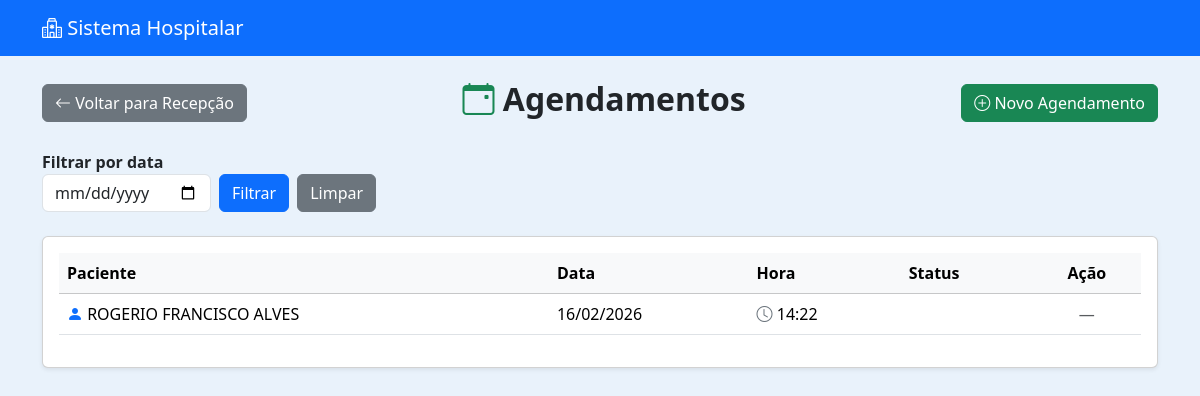
Page /recepcao/lista/ (signed in) on the earlier database version.
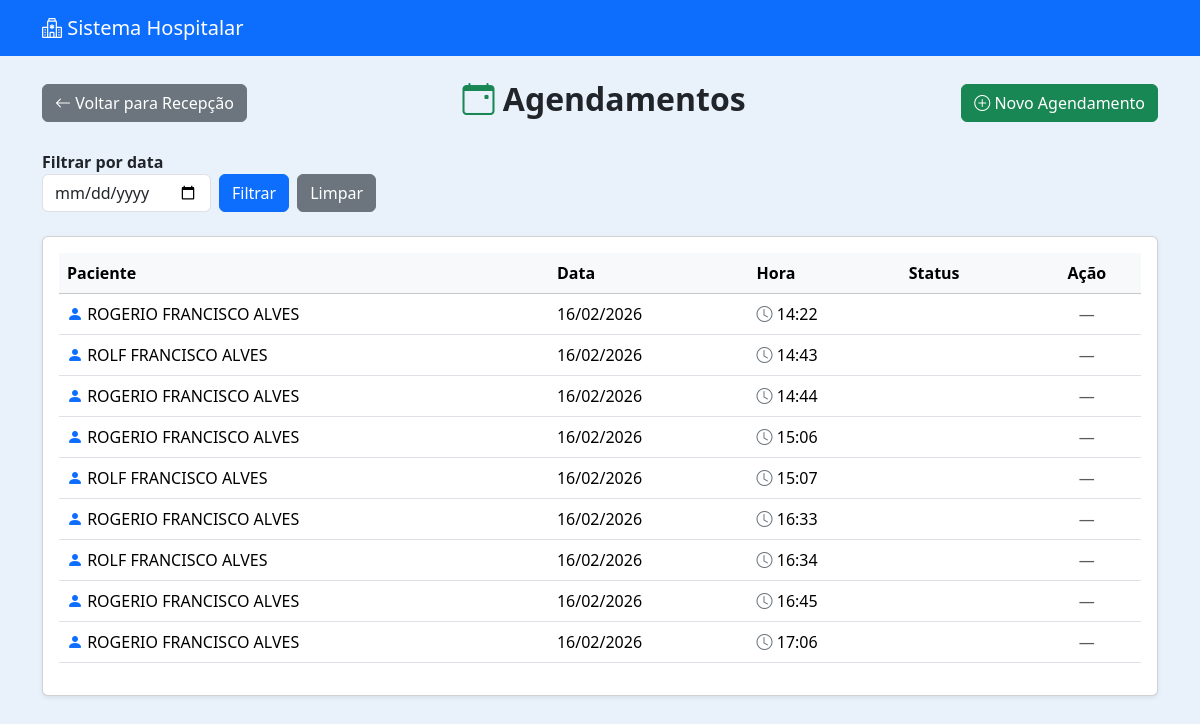
Same page on the later database version.
### recepcao/models.py (models this page shows, shortened)
class Agendamento(models.Model):
    STATUS_CHOICES = [
        ('AGENDADO', 'Agendado'),
        ('TRIAGEM', 'Em Triagem'),
        ('FINALIZADO', 'Finalizado'),
    ]
    paciente = models.ForeignKey(Paciente, on_delete=models.CASCADE)
    data = models.DateField()
    hora = models.TimeField()
    criado_por = models.ForeignKey(User, on_delete=models.SET_NULL, null=True)
    status = models.CharField(max_length=20, choices=STATUS_CHOICES, default='AGENDADO')
    criado_em = models.DateTimeField(auto_now_add=True)

### pacientes/models.py (models this page shows, shortened)
class Paciente(models.Model):
    nome = models.CharField(max_length=100)
    nome_social = models.CharField(max_length=100, blank=True, null=True)
    nome_mae = models.CharField(max_length=100)
    nome_pai = models.CharField(max_length=100, blank=True, null=True)
    cpf = models.CharField(
        max_length=14,
        unique=True,
        validators=[
            RegexValidator(
                r'^\d{3}\.\d{3}\.\d{3}-\d{2}$',
                'CPF inválido! Use XXX.XXX.XXX-XX'
            )
        ]
    )
    data_nascimento = models.DateField()
    SEXO_BIOLOGICO_CHOICES = [
        ('M', 'Masculino'),
        ('F', 'Feminino'),
        ('I', 'Intersexo'),
    ]
    sexo_biologico = models.CharField(max_length=1, choices=SEXO_BIOLOGICO_CHOICES)
    identidade_genero = models.CharField(max_length=50)
    orientacao_sexual = models.CharField(max_length=50)
    NACIONALIDADE_CHOICES = [
        ('BRASILEIRA', 'Brasileira'),
        ('ARGENTINA', 'Argentina'),
        ('BOLIVIANA', 'Boliviana'),
        ('CHILENA', 'Chilena'),
        ('COLOMBIANA', 'Colombiana'),
        ('PARAGUAIA', 'Paraguaia'),
        ('PERUANA', 'Peruana'),
        ('URUGUAIA', 'Uruguaia'),
        ('VENEZUELANA', 'Venezuelana'),
        ('OUTRA', 'Outra'),
    ]
    nacionalidade = models.CharField(
        max_length=20,
        choices=NACIONALIDADE_CHOICES,
        default='BRASILEIRA'
    )
    naturalidade = models.CharField(max_length=100)
    RACA_COR_CHOICES = [
        ('BRANCA', 'Branca'),
        ('PRETA', 'Preta'),
        ('PARDA', 'Parda'),
        ('AMARELA', 'Amarela'),
        ('INDIGENA', 'Indígena'),
    ]
    raca_cor = models.CharField(max_length=10, choices=RACA_COR_CHOICES)
    ESTADO_CIVIL_CHOICES = [
        ('SOLTEIRO', 'Solteiro(a)'),
        ('CASADO', 'Casado(a)'),
        ('DIVORCIADO', 'Divorciado(a)'),
        ('VIUVO', 'Viúvo(a)'),
        ('UNIAO_ESTAVEL', 'União Estável'),
    ]
    estado_civil = models.CharField(max_length=20, choices=ESTADO_CIVIL_CHOICES)
    ESCOLARIDADE_CHOICES = [
        ('SEM_INSTRUCAO', 'Sem instrução'),
        ('FUNDAMENTAL_INCOMPLETO', 'Fundamental incompleto'),
        ('FUNDAMENTAL_COMPLETO', 'Fundamental completo'),
        ('MEDIO_INCOMPLETO', 'Médio incompleto'),
        ('MEDIO_COMPLETO', 'Médio completo'),
        ('SUPERIOR_INCOMPLETO', 'Superior incompleto'),
        ('SUPERIOR_COMPLETO', 'Superior completo'),
        ('POS_GRADUACAO', 'Pós-graduação'),
        ('MESTRADO', 'Mestrado'),
        ('DOUTORADO', 'Doutorado'),
    ]
    escolaridade = models.CharField(max_length=30, choices=ESCOLARIDADE_CHOICES)
    profissao = models.CharField(max_length=50)
    rg = models.CharField(max_length=20)
    orgao_emissor = models.CharField(max_length=10)
    UF_CHOICES = [
        ('AC','AC'), ('AL','AL'), ('AP','AP'), ('AM','AM'),
        ('BA','BA'), ('CE','CE'), ('DF','DF'), ('ES','ES'),
        ('GO','GO'), ('MA','MA'), ('MT','MT'), ('MS','MS'),
        ('MG','MG'), ('PA','PA'), ('PB','PB'), ('PR','PR'),
        ('PE','PE'), ('PI','PI'), ('RJ','RJ'), ('RN','RN'),
        ('RS','RS'), ('RO','RO'), ('RR','RR'), ('SC','SC'),
        ('SP','SP'), ('SE','SE'), ('TO','TO'),
    ]
    uf_rg = models.CharField(max_length=2, choices=UF_CHOICES)
    cep = models.CharField(
        max_length=9,
        validators=[
            RegexValidator(
                r'^\d{5}-\d{3}$',
                'CEP inválido! Use XXXXX-XXX'
            )
        ]
    )
    endereco = models.CharField(max_length=100)
    numero = models.CharField(max_length=10)
    complemento = models.CharField(max_length=50, blank=True, null=True)
    bairro = models.CharField(max_length=50)
    municipio = models.CharField(max_length=50)
    uf = models.CharField(max_length=2, choices=UF_CHOICES)
    ZONA_CHOICES = [
        ('URBANA', 'Urbana'),
        ('RURAL', 'Rural'),
    ]
    zona = models.CharField(max_length=6, choices=ZONA_CHOICES)
    telefone_fixo = models.CharField(
        max_length=15,
        blank=True,
        null=True,
        validators=[
            RegexValidator(
                r'^\(\d{2}\)\s\d{4}-\d{4}$',
                'Telefone inválido! Use (XX) XXXX-XXXX'
            )
        ]
    )
    celular = models.CharField(
        max_length=15,
        validators=[
            RegexValidator(
                r'^\(\d{2}\)\s\d{5}-\d{4}$',
                'Celular inválido! Use (XX) XXXXX-XXXX'
            )
        ]
    )
    whatsapp = models.BooleanField(default=False)
    email = models.EmailField(blank=True, null=True)
    cartao_sus = models.CharField(max_length=18, blank=True, null=True)
    criado_por = models.ForeignKey(
        User,
        on_delete=models.SET_NULL,
        null=True,
        blank=True,
        related_name='pacientes_criados'
    )
    data_criacao = models.DateTimeField(default=timezone.now, editable=False)
    data_atualizacao = models.DateTimeField(auto_now=True)

### recepcao/views.py (the view)
# urls.py: path('lista/', views.lista_agendamentos, name='lista_agendamentos'),
@login_required
def lista_agendamentos(request):
    agendamentos = Agendamento.objects.all().order_by('-data', 'hora')
    data_filtro = request.GET.get('data')
    if data_filtro:
        agendamentos = agendamentos.filter(data=data_filtro)
        atendimentos_dia = agendamentos.count()
    else:
        hoje = timezone.localdate()
        agendamentos_hoje = agendamentos.filter(data=hoje)
        atendimentos_dia = agendamentos_hoje.count()
    today = timezone.localdate()  # para destacar linha do dia atual no template
    context = {
        'agendamentos': agendamentos,
        'atendimentos_dia': atendimentos_dia,
        'data_filtro': data_filtro or today,
        'today': today,
    }
    return render(request, 'recepcao/lista.html', context)

### recepcao/templates/recepcao/lista.html (shortened to what this page needs)
{% extends 'usuarios/base.html' %}
{% block content %}
<div class="d-flex justify-content-between align-items-center mb-4">
    <a href="{% url 'recepcao_dashboard' %}" class="btn btn-secondary">
        <i class="bi bi-arrow-left"></i> Voltar para Recepção
    </a>
    <h2 class="fw-bold">
        <i class="bi bi-calendar-event text-success"></i>
        Agendamentos
    </h2>
    <a href="{% url 'agendar_paciente' %}" class="btn btn-success">
        <i class="bi bi-plus-circle"></i> Novo Agendamento
    </a>
</div>
<div class="d-flex align-items-center mb-4 flex-wrap">
    <form method="GET" class="d-flex align-items-end me-3">
        <div class="me-2">
            <label for="data" class="form-label fw-semibold mb-0">Filtrar por data</label>
            <input type="date" class="form-control" id="data" name="data" value="{{ request.GET.data }}">
        </div>
        <div class="d-flex align-items-end">
            <button type="submit" class="btn btn-primary me-2">Filtrar</button>
            <a href="{% url 'lista_agendamentos' %}" class="btn btn-secondary">Limpar</a>
        </div>
    </form>
</div>
<div class="card shadow-sm">
    <div class="card-body">
        {% if agendamentos %}
            <div class="table-responsive">
                <table class="table table-hover align-middle">
                    <thead class="table-light">
                        <tr>
                            <th>Paciente</th>
                            <th>Data</th>
                            <th>Hora</th>
                            <th>Status</th>
                            <th class="text-center">Ação</th>
                        </tr>
                    </thead>
                    <tbody>
                        {% for a in agendamentos %}
                        <tr {% if a.data == today %} class="table-primary fw-bold" {% endif %}>
                            <td><i class="bi bi-person-fill text-primary"></i> {{ a.paciente.nome }}</td>
                            <td>{{ a.data|date:"d/m/Y" }}</td>
                            <td><i class="bi bi-clock text-secondary"></i> {{ a.hora|time:"H:i" }}</td>
                            <td>
                            </td>
                            <td class="text-center">
                                {% if a.status == "AGENDADO" %}
                                    <a href="{% url 'enviar_para_triagem' a.id %}" class="btn btn-sm btn-primary">
                                        <i class="bi bi-arrow-right-circle"></i> Enviar
                                    </a>
                                {% else %}
                                    <span class="text-muted">—</span>
                                {% endif %}
                            </td>
                        </tr>
                        {% endfor %}
                    </tbody>
                </table>
            </div>
        {% else %}
            <div class="text-center py-4">
                <i class="bi bi-calendar-x fs-1 text-muted"></i>
                <p class="text-muted mt-2">Nenhum agendamento encontrado.</p>
            </div>
        {% endif %}
    </div>
</div>
{% endblock %}

Differences in the rows shown:
added Agendamento: paciente.nome "ROLF FRANCISCO ALVES", data "16/02/2026", hora "14:43"
added Agendamento: paciente.nome "ROGERIO FRANCISCO ALVES", data "16/02/2026", hora "14:44"
added Agendamento: paciente.nome "ROGERIO FRANCISCO ALVES", data "16/02/2026", hora "15:06"
added Agendamento: paciente.nome "ROLF FRANCISCO ALVES", data "16/02/2026", hora "15:07"
added Agendamento: paciente.nome "ROGERIO FRANCISCO ALVES", data "16/02/2026", hora "16:33"
added Agendamento: paciente.nome "ROLF FRANCISCO ALVES", data "16/02/2026", hora "16:34"
added Agendamento: paciente.nome "ROGERIO FRANCISCO ALVES", data "16/02/2026", hora "16:45"
added Agendamento: paciente.nome "ROGERIO FRANCISCO ALVES", data "16/02/2026", hora "17:06"
